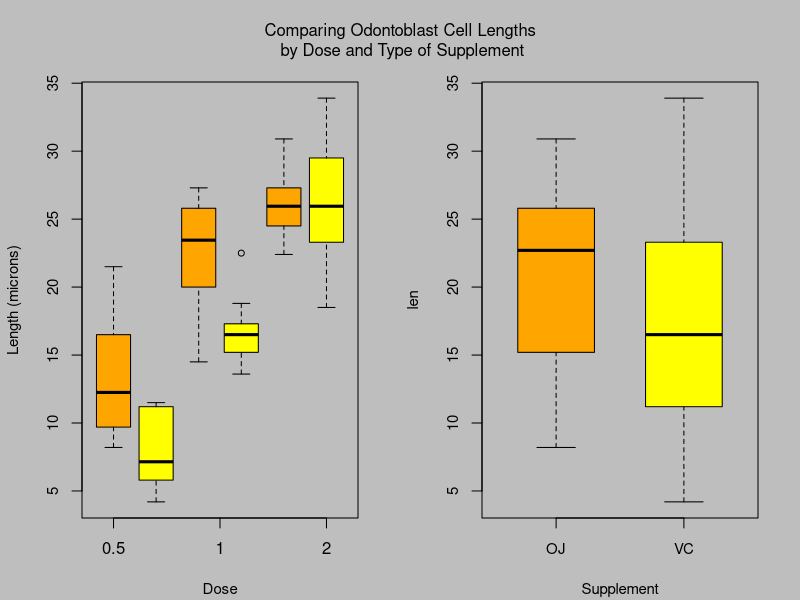

Generate this figure with R: (Note: this script raises an error after producing the figure.)
## ---- chunk 1
knitr::opts_chunk$set(warning=FALSE, message=FALSE)
## ---- chunk 2
ToothGrowth$supp <- as.factor(ToothGrowth$supp)
ToothGrowth$dose <- as.factor(ToothGrowth$dose)
str(ToothGrowth)
library(dplyr)
sum_supp_only <- ToothGrowth %>% group_by(supp) %>% summarize(n=n(), min=min(len), max = max(len), median = median(len), mean=mean(len), var=var(len), sd=sd(len))
sum_supdos <- ToothGrowth %>% group_by(dose, supp) %>% summarize(n=n(), min=min(len), max = max(len), median = median(len), mean=mean(len), var=var(len), sd=sd(len))
print(sum_supp_only)
print(sum_supdos)
## ---- chunk 3
z <- c(1, 3.5, 6)
x <- c("0.5", "1", "2")
par(mfrow = c(1, 2), bg = "grey", cex.axis = .9, cex.lab = .9)
par(mar=c(4.1,4.1,1.1,2.1))
par(oma = c( 0, 0, 3, 0 ))
boxplot(len ~ supp*dose, data = ToothGrowth, xlab = "Dose", col = c("orange", "yellow", "orange", "yellow", "orange", "yellow"), boxwex = .8, ylab = "Length (microns)", xaxt="n", cex = .8)
axis(side = 1, at=z,labels=x, col.axis="black", las=0, cex.axis=1)
boxplot(len ~ supp, data = ToothGrowth, xlab = "Supplement", col = c("orange", "yellow"), boxwex = .6, cex = .8)
mtext("Comparing Odontoblast Cell Lengths\n by Dose and Type of Supplement", outer = TRUE, col = "Black", cex.axis = .6)
## ---- chunk 4
testsupp <- t.test(len ~ supp, data= ToothGrowth, var.equal = FALSE, paired=FALSE ,conf.level = .95)
ojvsvc <- data.frame( "t"  = round(testsupp$statistic, 2), "deg f" = round(testsupp$parameter, 2), "p-val"  = round(testsupp$p.value, 2), "low CI" = round(testsupp$conf.int[1], 2), "upp CI" = round(testsupp$conf.int[2], 2), "OJ mean" = round(testsupp$estimate[1], 2), "Vit C mean" = round(testsupp$estimate[2], 2), row.names = "OJ vs Vit C ")
print(ojvsvc)
## ---- chunk 5
conc_half <- ToothGrowth[ToothGrowth$dose ==0.5, ]
ttest_half <- t.test(len ~ supp, data= conc_half, var.equal = FALSE, paired=FALSE ,conf.level = .95)
halfmgconc <- data.frame( "t"  = round(ttest_half$statistic, 2), "deg f" = round(ttest_half$parameter, 2), "p-val"  = round(ttest_half$p.value, 2), "low CI" = round(ttest_half$conf.int[1], 2), "upp CI" = round(ttest_half$conf.int[2], 2), "OJ mean" = round(ttest_half$estimate[1], 2), "Vit C mean" = round(ttest_half$estimate[2], 2), row.names = "OJ vs Vit C 0.5")
print(halfmgconc)
conc1 <- ToothGrowth[ToothGrowth$dose == 1, ]
ttest_1 <- t.test(len ~ supp, data= conc1, var.equal = FALSE, paired=FALSE ,conf.level = .95)
onemgconc <- data.frame( "t"  = round(ttest_1$statistic, 2), "deg f" = round(ttest_1$parameter, 2), "p-val"  = round(ttest_1$p.value, 2), "low CI" = round(ttest_1$conf.int[1], 2), "upp CI" = round(ttest_1$conf.int[2], 2), "OJ mean" = round(ttest_1$estimate[1], 2), "Vit C mean" = round(ttest_1$estimate[2], 2), row.names = "OJ vs Vit C 1.0")
print(onemgconc)
conc2 <- ToothGrowth[ToothGrowth$dose == 2, ]
ttest_2 <- t.test(len ~ supp, data= conc2, var.equal = FALSE, paired=FALSE ,conf.level = .95)
twomgconc <- data.frame( "t"  = round(ttest_2$statistic, 2), "deg f" = round(ttest_2$parameter, 2), "p-val"  = round(ttest_2$p.value, 2), "low CI" = round(ttest_2$conf.int[1], 2), "upp CI" = round(ttest_2$conf.int[2], 2), "OJ mean" = round(ttest_2$estimate[1], 2), "Vit C mean" = round(ttest_2$estimate[2], 2), row.names = "OJ vs Vit C 2.0")
print(twomgconc)
## ---- chunk 6
sessionInfo()

